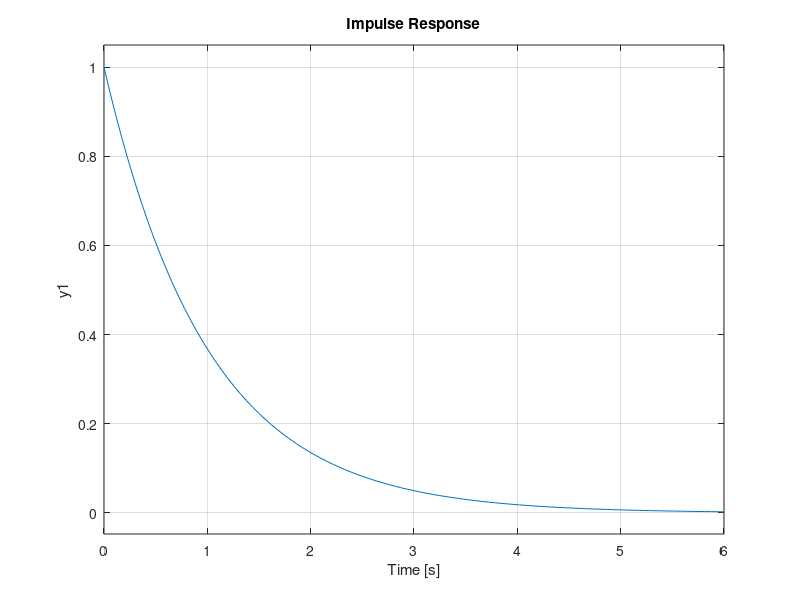
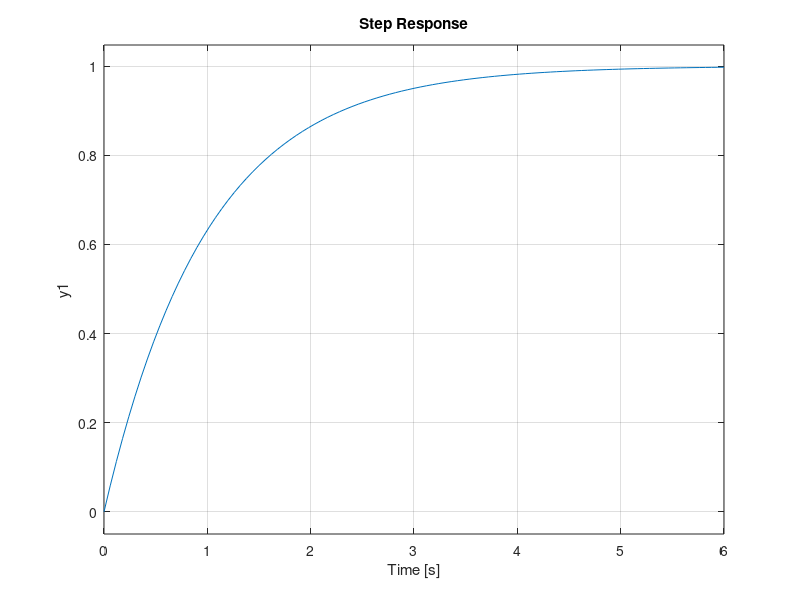
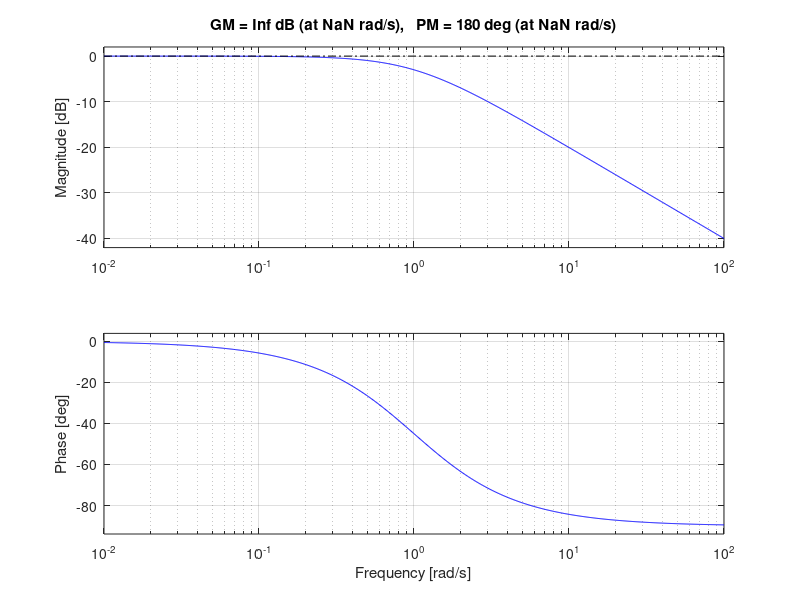

Here is the MATLAB script that generated these plots, in order: (Note: this script raises an error after producing the figures.)
clc;clear all;
num = 1;
dem = [1 1];
sys = tf(num,dem)
[A,B,C,D] = tf2ss(num,dem)
figure,impulse(sys)
figure,step(sys)
figure,margin(sys)
stepinfo(sys)
fb = bandwidth(sys)
